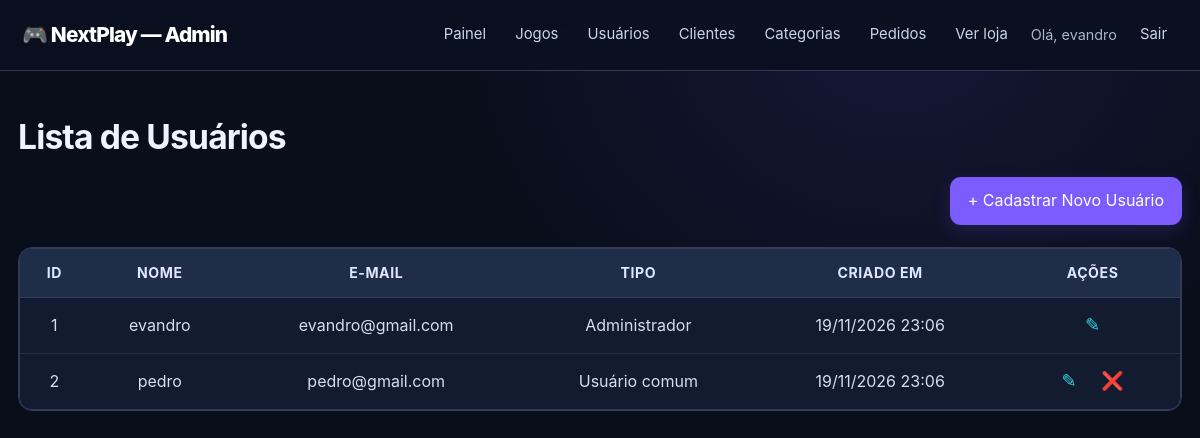
/admin/views/ver_usuarios.php (signed in), run on the app's committed database.
### tables this page shows
CREATE TABLE IF NOT EXISTS usuarios (
    id INT AUTO_INCREMENT PRIMARY KEY,
    nome VARCHAR(100) NOT NULL,
    email VARCHAR(150) UNIQUE NOT NULL,
    senha VARCHAR(255) NOT NULL,
    tipo ENUM('admin', 'user') DEFAULT 'user',
    created_at TIMESTAMP DEFAULT CURRENT_TIMESTAMP,
    updated_at TIMESTAMP DEFAULT CURRENT_TIMESTAMP ON UPDATE CURRENT_TIMESTAMP
);

### admin/config/sessao.php (called while the page is built, shortened)
<?php
require_once __DIR__ . '/helpers.php';
function usuarioLogado() {
    return $_SESSION['usuario'] ?? null;
}

### admin/models/usuarios.php (called while the page is built, shortened)
<?php
require_once __DIR__ . '/../config/conexao.php';
require_once __DIR__ . '/../config/helpers.php';
class Usuario {
    private $pdo;
    public function __construct($atrib = []) {
        global $pdo;
        $this->pdo = $pdo;
    }
    public function listarUsuarios() {
        $sth = $this->pdo->query("SELECT id, nome, email, tipo, created_at FROM usuarios ORDER BY nome ASC");
        return $sth->fetchAll(PDO::FETCH_ASSOC);
    }
}

### admin/config/helpers.php (called while the page is built, shortened)
<?php
function e($texto) {
    return htmlspecialchars((string)$texto, ENT_QUOTES, 'UTF-8');
}

### admin/views/ver_usuarios.php (the view, shortened to what this page needs)
<?php
require_once '../config/sessao.php';
require_once '../models/usuarios.php';
$usuarios = (new Usuario())->listarUsuarios();
$meuId = usuarioLogado()['id'];
?>
<!DOCTYPE html>
<html lang="pt-br">
<head>
    <link rel="stylesheet" href="../public/css/style.css?v=20261022">
</head>
<body>
    <?php require '_menu.php'; ?>
    <div class="container">
        <h2>Lista de Usuários</h2>
        <div class="top-bar">
            <a class="btn" href="cadastrar_usuario.php">+ Cadastrar Novo Usuário</a>
        </div>
        <div class="tabela-rolavel">
        <table>
            <tr>
                <th>ID</th><th>Nome</th><th>E-mail</th><th>Tipo</th><th>Criado em</th><th>Ações</th>
            </tr>
            <?php foreach ($usuarios as $u): ?>
                <tr>
                    <td><?= (int)$u['id'] ?></td>
                    <td><?= e($u['nome']) ?></td>
                    <td><?= e($u['email']) ?></td>
                    <td><?= $u['tipo'] === 'admin' ? 'Administrador' : 'Usuário comum' ?></td>
                    <td><?= e(date('d/m/Y H:i', strtotime($u['created_at']))) ?></td>
                    <td class="actions">
                        <a href="editar_usuario.php?id=<?= (int)$u['id'] ?>" title="Editar">&#9998;</a>
                        <?php if ((int)$u['id'] !== $meuId): ?>
                            <a class="excluir" href="#" title="Excluir"
                               onclick="confirmarExclusao('<?= e(addslashes($u['nome'])) ?>', <?= (int)$u['id'] ?>); return false;">&#10060;</a>
                        <?php endif; ?>
                    </td>
                </tr>
            <?php endforeach; ?>
        </table>
        </div>
    </div>
</body>
</html>

### admin/views/_menu.php (shortened to what this page needs)
<div class="menu">
    <a class="logo" href="gerenciar_games.php">🎮 NextPlay — Admin</a>
    <nav>
        <a href="gerenciar_games.php">Painel</a>
        <a href="ver_games.php">Jogos</a>
        <a href="ver_usuarios.php">Usuários</a>
        <a href="clientes.php">Clientes</a>
        <a href="categorias.php">Categorias</a>
        <a href="pedidos.php">Pedidos</a>
        <a href="../../index.php">Ver loja</a>
        <span class="ola">Olá, <?= e(usuarioLogado()['nome']) ?></span>
        <a href="../../logout.php">Sair</a>
    </nav>
</div>

### data on the page
usuarios: nome "evandro", id "1", email "evandro@gmail.com", tipo "Administrador", created_at "19/11/2026 23:06"
usuarios: id "2", nome "pedro", email "pedro@gmail.com", tipo "Usuário comum", created_at "19/11/2026 23:06"
